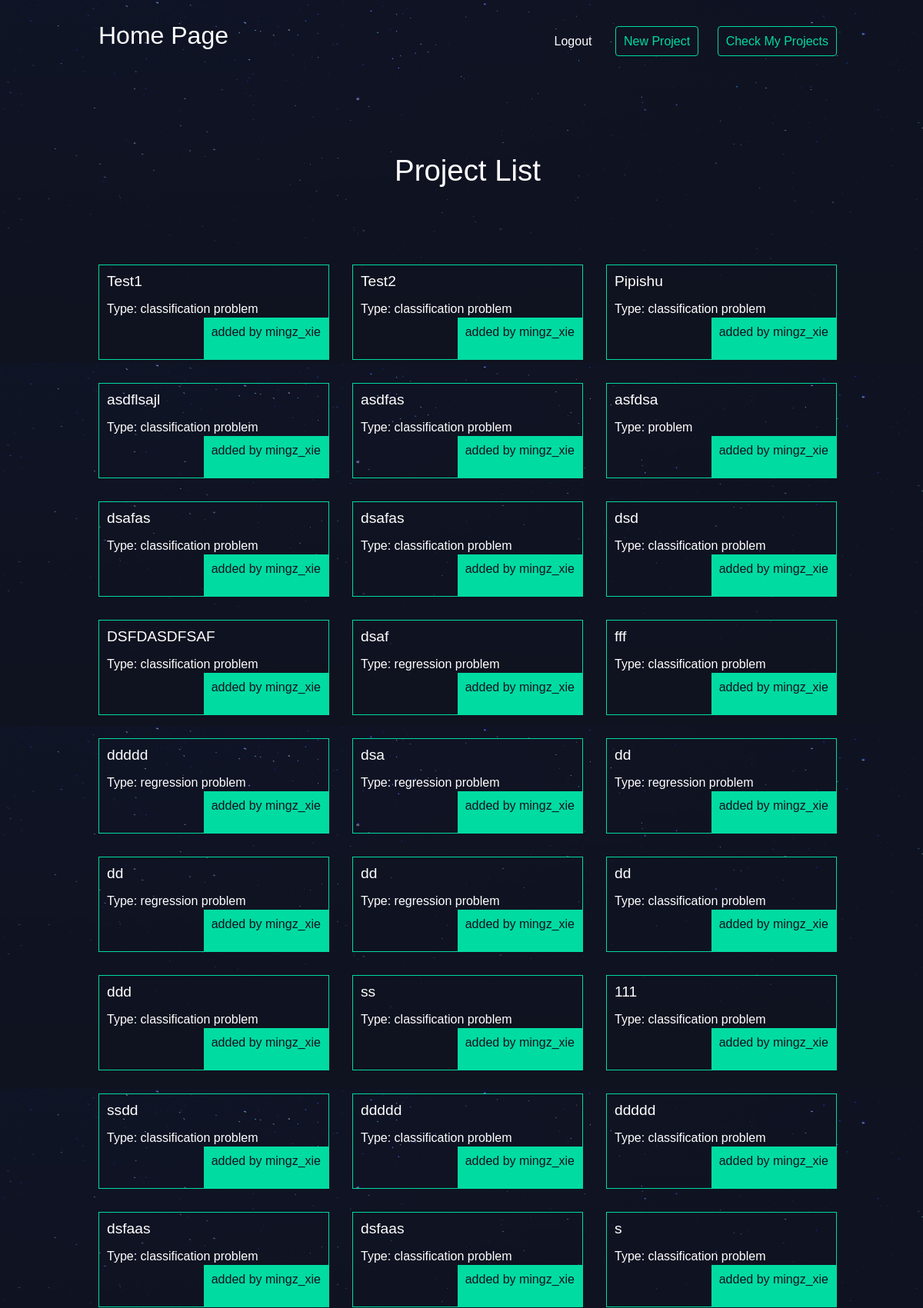
/projects/individual/mingz_xie/ (signed in, upper part), run on the app's committed database.
### projects/models.py (models this page shows, shortened)
class Project(models.Model):
    title = models.CharField(max_length = 100)
    description = models.TextField(blank=True)
    predict_type = models.CharField(max_length=100,blank=True)
    creator = models.ForeignKey(User, default=None, on_delete=models.CASCADE)
    date = models.DateTimeField(auto_now_add=True) #automatically added when created.
    labeled_data = models.FileField(upload_to='labeled_data')
    attribute_num = models.IntegerField(null=True)
    accurate_list = models.TextField(blank=True)
    accurate_rate = models.CharField(blank=True, max_length = 50)
    mean_squared_error = models.CharField(blank=True, max_length = 50)
    algorithm_selected = models.CharField(blank=True, max_length = 50)
    unlabeled_data = models.CharField(max_length=500)
    predict_result = models.TextField(blank=True)
    comment = models.TextField(blank=True)

### projects/views.py (the view)
# urls.py: path('individual/<slug:user_name>/', views.individual_list, name="individual_list"),
@login_required(login_url="accounts:login")
def individual_list(request, user_name):
    projects = Project.objects.filter(creator__username__exact=user_name)
    return render(request, 'projects/individual_list.html',{'projects':projects})

### projects/templates/projects/individual_list.html
{% extends 'base_layout.html' %}
{% block content%}
    <h1>Project List</h1>
    <div class="projects">
    {% for project in projects %}
        <div class="project">
            <h2><a href="{% url 'projects:detail' project.id %}">{{ project.title }}</a></h2>
            <p class="type">Type: {{ project.predict_type }} problem</p>
            <pa class="creator">added by {{ project.creator }}</p>
        </div>
    {% endfor %}
    </div>
{% endblock %}

### assets/styles.css (style rules this page uses)
body { background-color: #0f121f; background-image: url(/static/stars.png); background-repeat-y: no-repeat; color: #fff; }
body * { font-family: Arial; }
h1, h2, h3, h4, h5 { font-weight: normal; margin: 0; }
a, a:hover, a:visited { color: #fff; text-decoration: none; }
div.wrapper > h1 { text-align: center; margin: 100px auto; font-size: 2.4em }
.projects { display:grid; grid-template-columns:1fr 1fr 1fr; grid-gap: 30px; }
.project { padding: 10px; border: 1px solid #00dba0; position: relative; padding-bottom: 40px; }
.project h2 { font-size: 1.2em; }
.project .creator { padding: 10px; background: #00dba2; position: absolute; right: 0; bottom: 0; margin: 0; color: #0f121f; }
body { width: 100%; overflow-x: hidden; }

### data on the page
Project: title "Test1", predict_type "classification", creator "mingz_xie"
Project: title "Test2", predict_type "classification", creator "mingz_xie"
Project: title "Pipishu", predict_type "classification", creator "mingz_xie"
Project: title "asdflsajl", predict_type "classification", creator "mingz_xie"
Project: title "asdfas", predict_type "classification", creator "mingz_xie"
Project: title "asfdsa", creator "mingz_xie"
Project: title "dsafas", predict_type "classification", creator "mingz_xie"
Project: title "dsafas", predict_type "classification", creator "mingz_xie"
Project: title "dsd", predict_type "classification", creator "mingz_xie"
Project: title "DSFDASDFSAF", predict_type "classification", creator "mingz_xie"
Project: title "dsaf", predict_type "regression", creator "mingz_xie"
Project: title "fff", predict_type "classification", creator "mingz_xie"
Project: title "ddddd", predict_type "regression", creator "mingz_xie"
Project: title "dsa", predict_type "regression", creator "mingz_xie"
Project: title "dd", predict_type "regression", creator "mingz_xie"
Project: title "dd", predict_type "regression", creator "mingz_xie"
Project: title "dd", predict_type "regression", creator "mingz_xie"
Project: title "dd", predict_type "classification", creator "mingz_xie"
Project: title "ddd", predict_type "classification", creator "mingz_xie"
Project: title "ss", predict_type "classification", creator "mingz_xie"
Project: title "111", predict_type "classification", creator "mingz_xie"
Project: title "ssdd", predict_type "classification", creator "mingz_xie"
Project: title "ddddd", predict_type "classification", creator "mingz_xie"
Project: title "ddddd", predict_type "classification", creator "mingz_xie"
Project: title "dsfaas", predict_type "classification", creator "mingz_xie"
Project: title "dsfaas", predict_type "classification", creator "mingz_xie"
Project: title "s", predict_type "classification", creator "mingz_xie"
